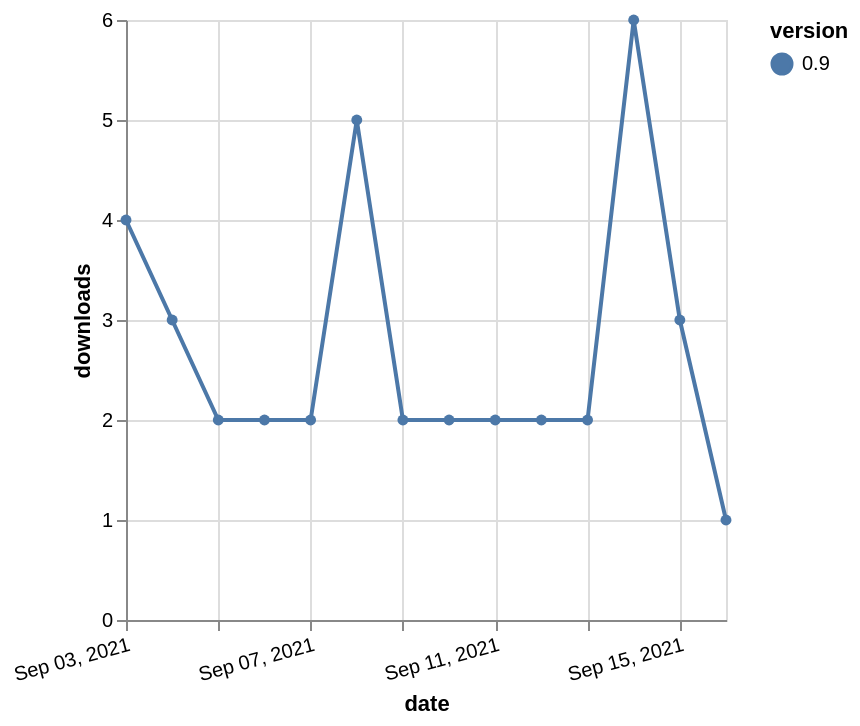

Express this chart as Vega-Lite.
### Vega-Lite specification from a JSON file in a GitHub repository (floating-point values rounded to 4 significant figures)
{"$schema": "https://vega.github.io/schema/vega-lite/v5.json", "description": "A simple bar chart with embedded data.", "data": {"values": [{"date": "2021-09-03", "total": 4750, "delta": 4, "version": "0.9"}, {"date": "2021-09-04", "total": 4753, "delta": 3, "version": "0.9"}, {"date": "2021-09-05", "total": 4755, "delta": 2, "version": "0.9"}, {"date": "2021-09-06", "total": 4757, "delta": 2, "version": "0.9"}, {"date": "2021-09-07", "total": 4759, "delta": 2, "version": "0.9"}, {"date": "2021-09-08", "total": 4764, "delta": 5, "version": "0.9"}, {"date": "2021-09-09", "total": 4766, "delta": 2, "version": "0.9"}, {"date": "2021-09-10", "total": 4768, "delta": 2, "version": "0.9"}, {"date": "2021-09-11", "total": 4770, "delta": 2, "version": "0.9"}, {"date": "2021-09-12", "total": 4772, "delta": 2, "version": "0.9"}, {"date": "2021-09-13", "total": 4774, "delta": 2, "version": "0.9"}, {"date": "2021-09-14", "total": 4780, "delta": 6, "version": "0.9"}, {"date": "2021-09-15", "total": 4783, "delta": 3, "version": "0.9"}, {"date": "2021-09-16", "total": 4784, "delta": 1, "version": "0.9"}]}, "width": "container", "mark": {"type": "line", "point": {"filled": true}}, "encoding": {"x": {"field": "date", "type": "temporal", "timeUnit": "yearmonthdate", "title": "date", "axis": {"labelAngle": -15}}, "y": {"field": "delta", "type": "quantitative", "title": "downloads"}, "color": {"field": "version", "type": "nominal"}, "tooltip": {"field": "delta"}}}
